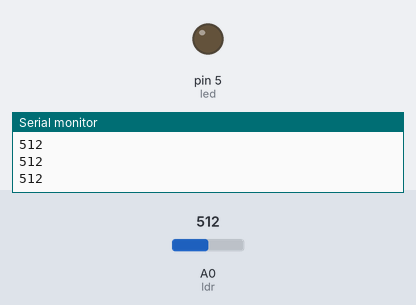
Simulated run of this sketch. Board: Arduino Uno, built with avr-gcc and run on an emulated ATmega328P. Parts: output pins drawn as LEDs (lit = HIGH), the last lines printed to the serial monitor. The inputs (shaded band) are chosen by the test bench; at power-on: A0 (ldr) = 512.

Above: at 1.2 s.
1.3 s: A0 (ldr) set to 591
2.8 s: A0 (ldr) set to 611
At 5.5 s:
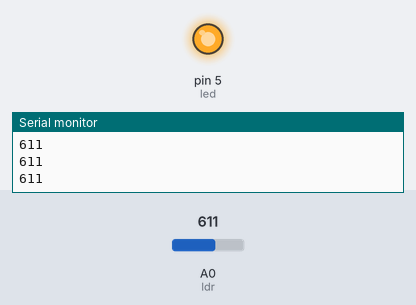
Timing chart, 0 to 7.0 s (numbered marks = the images above; inputs shaded):
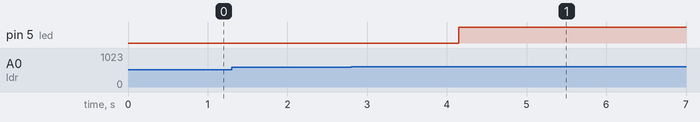

Measured:
- the behaviour switches between 600 and 601 on A0 (ldr) (found by bisection; images 0 and 1)
- after the input at 2.8 s, pin 5 (led): LOW → HIGH after 1.3 s

The sketch:

dark_light_usingldrphotresitivediode.ino
```cpp
int ldr = A0;
int led = 5; // 5 pwm pin so we can smoothen the transition b/w brightness and dimness.

int threshold = 600;
int brightness = 0;
int target = 0;

void setup() {
  pinMode(led, OUTPUT);
  Serial.begin(9600);
}

void loop() {
  int value = analogRead(ldr);
  Serial.println(value);


  if (value > threshold) {
    target = 255;
  }

  else {
    target = 0;
  }


  if (brightness < target) {
    brightness++;
  } else if (brightness > target) {
    brightness--;
  }

  analogWrite(led, brightness);

  delay(5);
}
```
